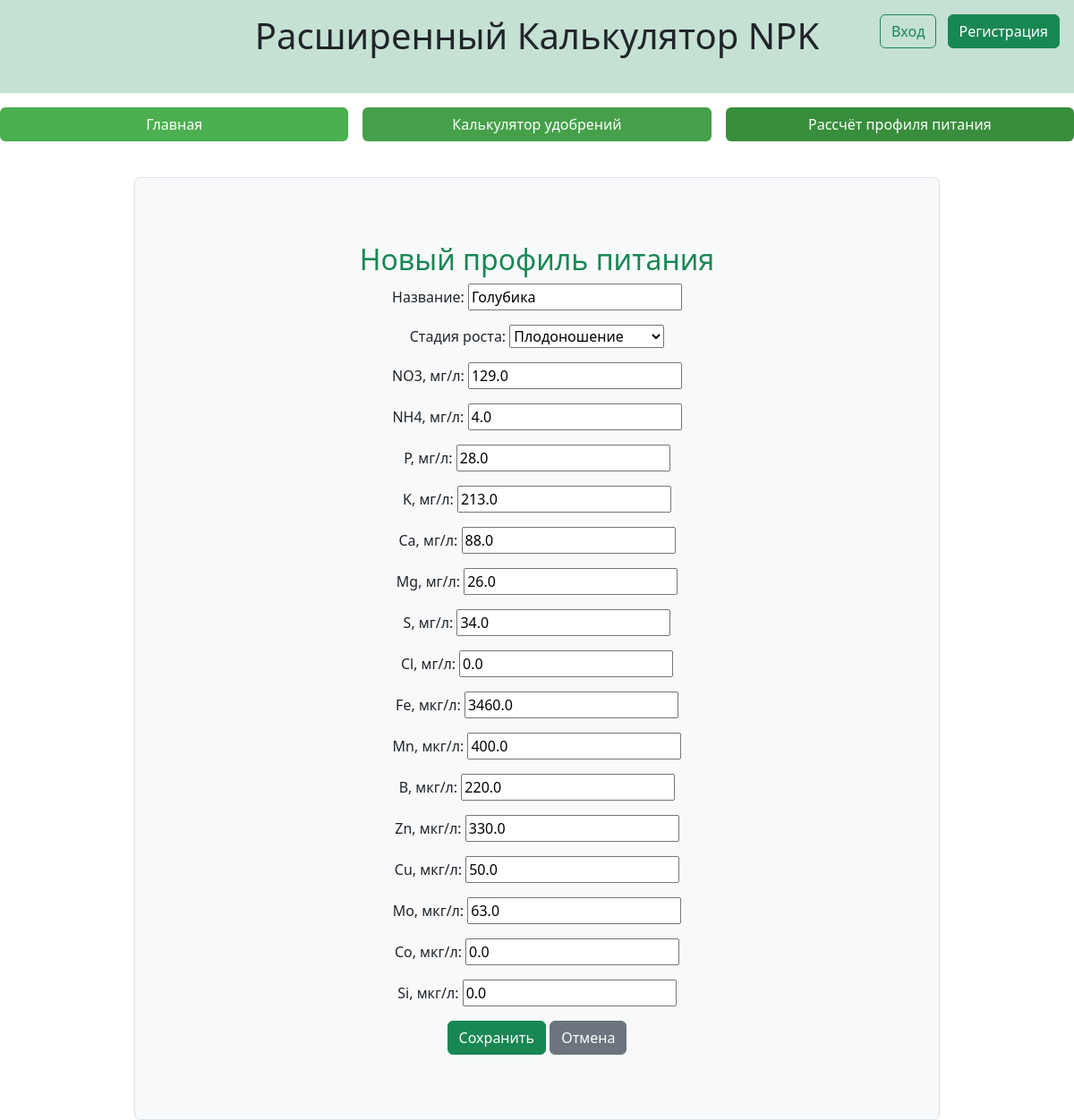
/edit_p_profile/28, run on the app's committed database.
### main/models.py (models this page shows, shortened)
class P_profile(models.Model):
    user = models.ForeignKey(get_user_model(), on_delete=models.CASCADE, null=True, blank=True)
    is_public = models.BooleanField(default=False)
    name = models.CharField('Название',max_length=100)
    growth_stage = models.CharField(max_length=20, choices=[('start', 'Старт'), ('veg', 'Вегетация'), ('late_veg', 'Поздняя вегетация'), ('fruiting', 'Плодоношение')], default='start', verbose_name='Стадия роста')
    nh4 = models.FloatField('NH4, мг/л', default=0)
    no3 = models.FloatField('NO3, мг/л', default=0)
    p = models.FloatField('P, мг/л', default=0)
    k = models.FloatField('K, мг/л', default=0)
    ca = models.FloatField('Сa, мг/л', default=0)
    mg = models.FloatField('Mg, мг/л', default=0)
    s = models.FloatField('S, мг/л', default=0)
    cl = models.FloatField('Cl, мг/л', default=0)
    fe = models.FloatField('Fe, мкг/л', default=0)
    mn = models.FloatField('Mn, мкг/л', default=0)
    b = models.FloatField('B, мкг/л', default=0)
    zn = models.FloatField('Zn, мкг/л', default=0)
    cu = models.FloatField('Cu, мкг/л', default=0)
    mo = models.FloatField('Mo, мкг/л', default=0)
    co = models.FloatField('Co, мкг/л', default=0)
    si = models.FloatField('Si, мкг/л', default=0)

### main/views.py (the view)
# urls.py: path('edit_p_profile/<int:pk>', views.edit_p_profile, name='edit_p_profile'),
def edit_p_profile(request, pk):
    p_profile = get_object_or_404(P_profile, pk=pk)
    if request.method == 'POST':
        form = P_profileForm(request.POST, instance=p_profile)
        if form.is_valid():
            form.save()
            return redirect('profile_pp')
    else:
        form = P_profileForm(instance=p_profile)
    return render(request, 'main/add_p_profile.html', {'form': form})

### main/forms.py
class P_profileForm(forms.ModelForm):
    class Meta:
        model = P_profile
        fields = ['name', 'growth_stage', 'no3', 'nh4', 'p', 'k', 'ca', 'mg', 's', 'cl', 'fe', 'mn', 'b', 'zn', 'cu', 'mo', 'co', 'si']

### main/templates/main/add_p_profile.html (shortened to what this page needs)
{% extends "main/index.html" %}
{% block content %}
<div class="container py-5">
    <h2 class="text-success">Новый профиль питания</h2>
    <form method="post">
        {{ form.as_p }}
        <button type="submit" class="btn btn-success">Сохранить</button>
        <a href="{% url 'profile_pp' %}" class="btn btn-secondary">Отмена</a>
    </form>
</div>
{% endblock %}

### data on the page
P_profile: name "Голубика", growth_stage "Плодоношение", no3 "129.0", nh4 "4.0", p "28.0", k "213.0", ca "88.0", mg "26.0", s "34.0", cl "0.0", fe "3460.0", mn "400.0", b "220.0", zn "330.0", cu "50.0", mo "63.0", co "0.0", si "0.0"
